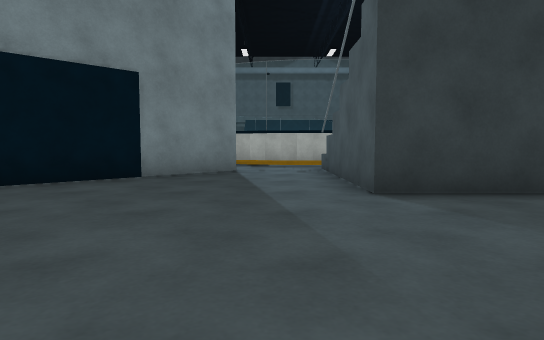
view 1 (above)

24 first-person views from a walk through a Unity game level. The camera is 0.72 m above the floor, tilts 4° down and sees 75° across. The floor is counted in squares, 1 m on a side. Each view is taken from the middle of a square. On the plan, view 1 faces up. The plan holds only what a view shows up to about 11 squares ahead; the rest is blank. The place goes on beyond the plan.

view 2
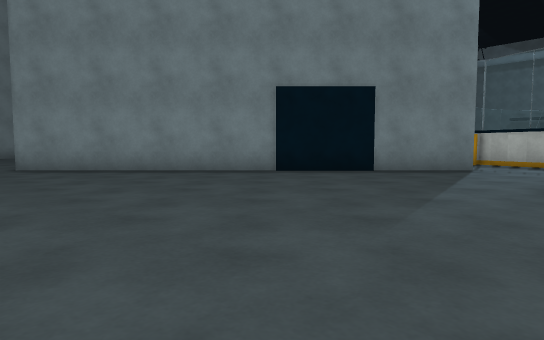

view 3
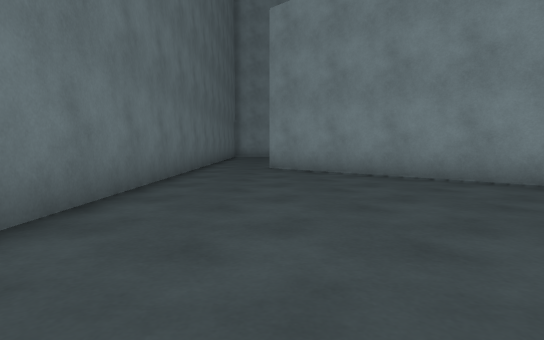

view 4
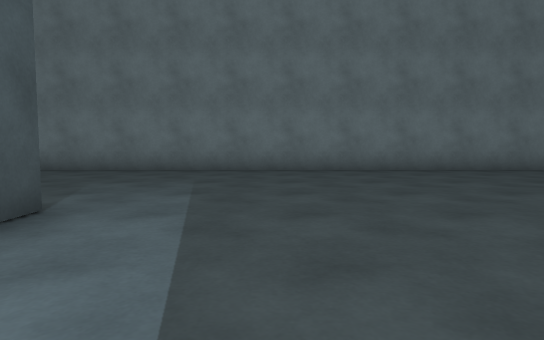

view 5
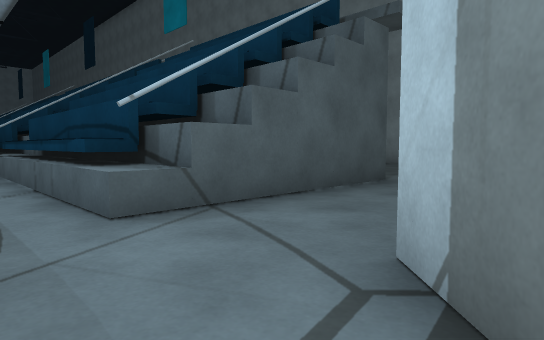

view 6
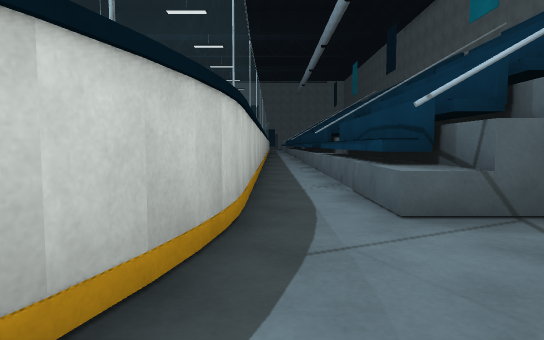

view 7
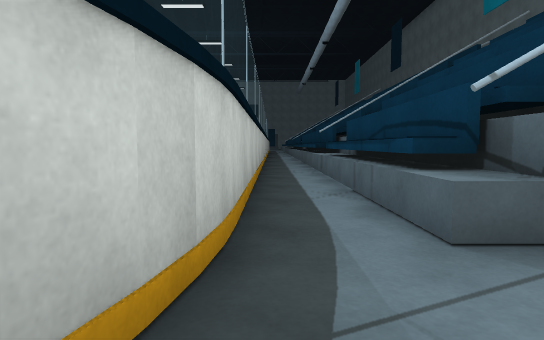

view 8
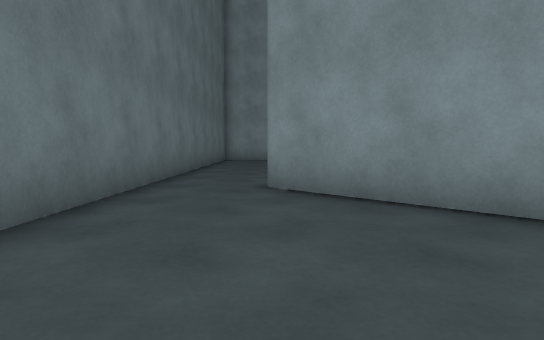

view 9
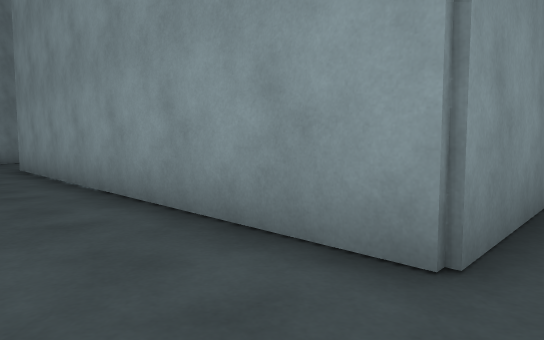

view 10
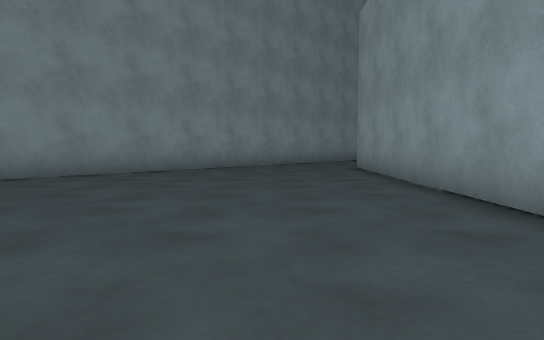

view 11
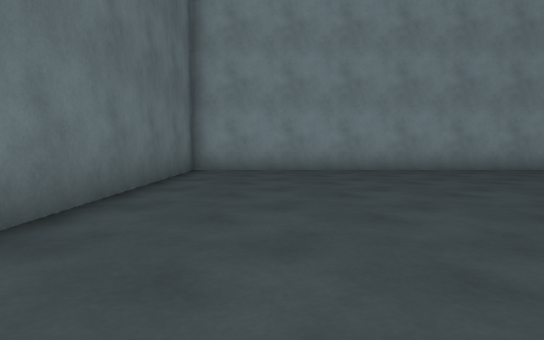

view 12
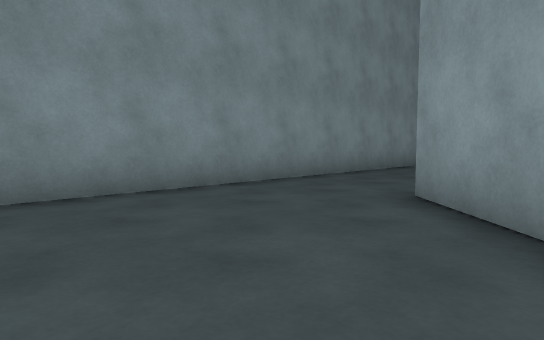

view 13
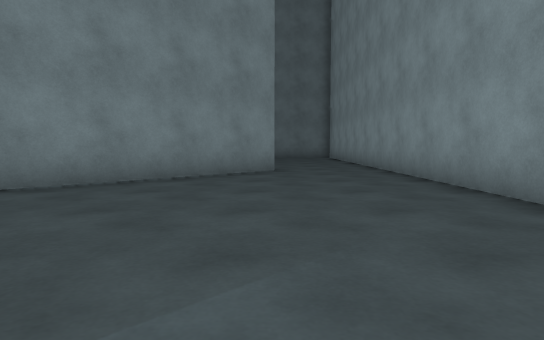

view 14
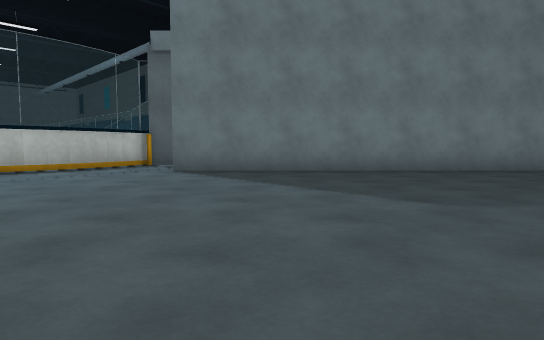

view 15
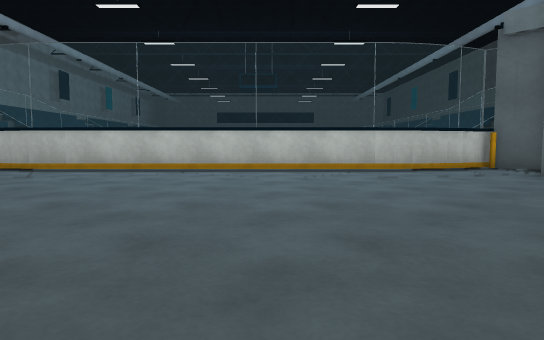

view 16
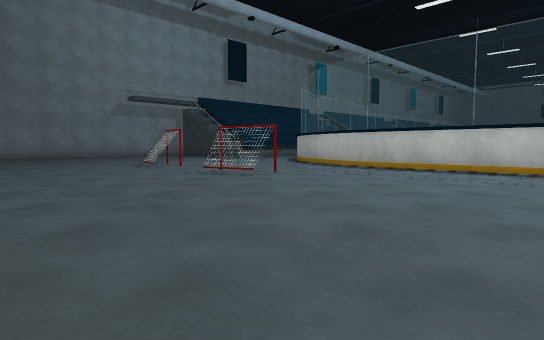

view 17
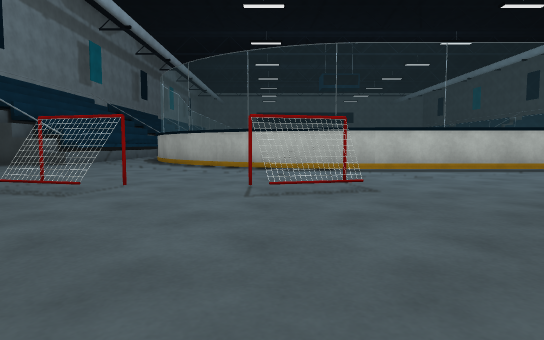

view 18
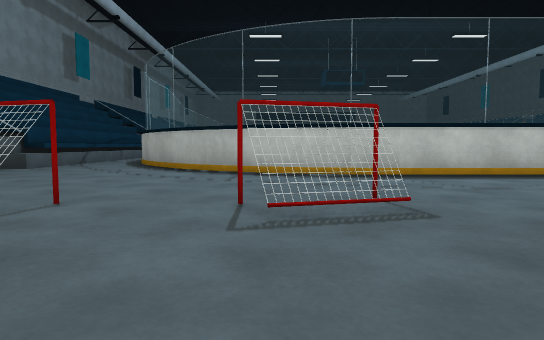

view 19
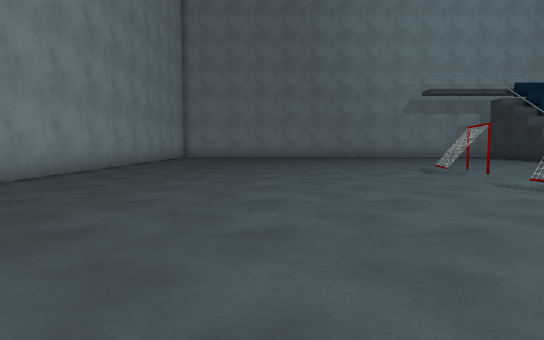

view 20
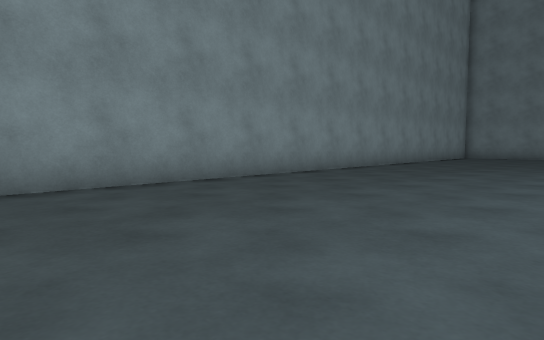

view 21
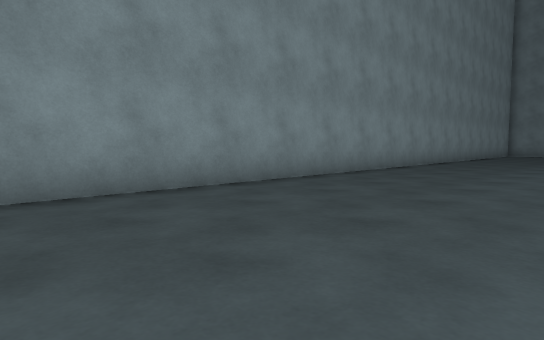

view 22
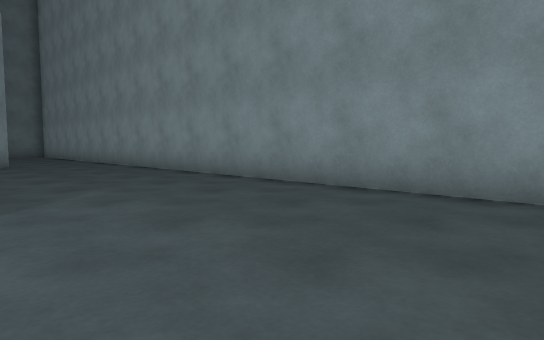

view 23
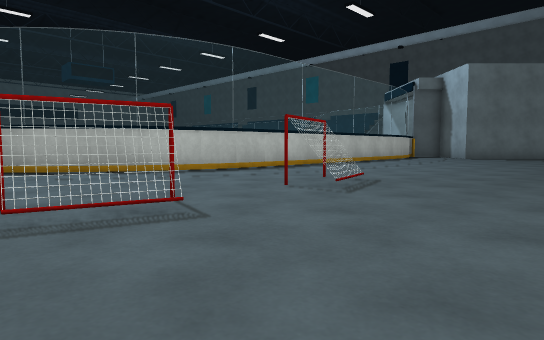

view 24
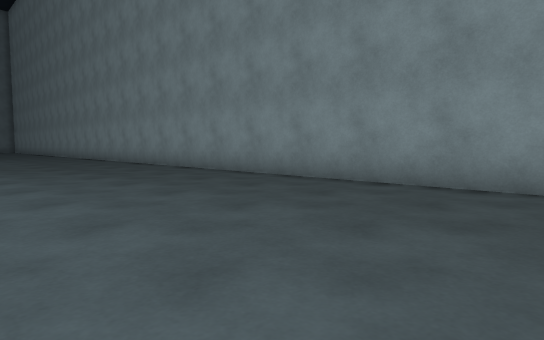

### Floor plan
Points are (right, up) in squares from view 1. A wall is a line through its corners. A room is listed if a view was taken in it or the views show most of it. See-through windows are left out.
Room 1 (views 1, 2, 3, 4, 8, 9, 11)
walls: (-1.9, 10.8) (-1, 9.9) (-10, 0.9) (-18.1, 9); (4, 5.2) (1.5, 5.2) (1.5, 10.7) (5.5, 10.7); (1.4, 9.8) (5.5, 9.8); (2.6, 9.9) (2.6, 10.6); (2.5, 10) (5.5, 10); (2.8, 10) (2.8, 10.6); (0.9, 12.3) (-0.9, 12.8); (-11.6, -1.3) (5.5, -1.3); (5.5, 12.3) (2, 12.3) (0.8, 12.4)
ways out: opening at (-1, 12) to room 2; opening at (-14.6, 3.5) to room 3; opening at (-19, 8) to room 4
Room 2 (views 5, 6, 7)
walls: (-5.9, 17.5) (-6.3, 18.3); (-6.9, 16.3) (-6.5, 16.6)
ways out: opening at (-1, 12) to room 1; opening at (-7, 18) to room 4
objects: other object (-6, 17)
Room 3 (views 10, 12)
walls: (-21.3, 8.4) (-21.3, -1.3) (-11.6, -1.3)
ways out: opening at (-14.6, 3.5) to room 1; opening at (-20.5, 9) to room 4
Room 4 (views 13, 14, 15, 16, 17, 18, 19, 20, 21, 22, 23, 24)
walls: (-6.7, 30.5) (-6.6, 31.1); (-6.7, 31.1) (-6.2, 32.9); (-6.7, 20.4) (-6.7, 30.6); (-6.5, 19.2) (-6.7, 20.5); (-6.2, 32.8) (-5.8, 33.9); (-6.2, 18.2) (-6.5, 19.4); (-5.8, 33.8) (-5.5, 34.4); (-5.6, 34.3) (-4.5, 35.8); (-4.6, 35.6) (-3.7, 36.5); (-21.3, 38.1) (-21.3, 8.4); (-18.1, 9) (-9.1, 18.1)
ways out: opening at (-19, 8) to room 1; opening at (-7, 18) to room 2; opening at (-20.5, 9) to room 3
objects: other object (-11, 32) to (-11, 33); other object (-11, 36) to (-11, 37)

Positions as (right, up) in squares from view 1, and headings:
1: (0, 0), facing up
2: (2, -1), facing up-left
3: (1, 1), facing left
4: (-1, 9), facing down
5: (-2, 12), facing down-right
6: (-2, 12), facing right
7: (-1, 12), facing right
8: (-4, 1), facing left
9: (-11, -1), facing up
10: (-12, -1), facing up-left
11: (-11, 1), facing left
12: (-16, 4), facing up-left
13: (-18, 19), facing down
14: (-18, 23), facing down-right
15: (-17, 24), facing right
16: (-17, 25), facing up-right
17: (-17, 33), facing right
18: (-15, 33), facing right
19: (-16, 27), facing up
20: (-15, 27), facing up-left
21: (-16, 22), facing up-left
22: (-16, 23), facing down-left
23: (-15, 38), facing down-right
24: (-15, 38), facing down-left
